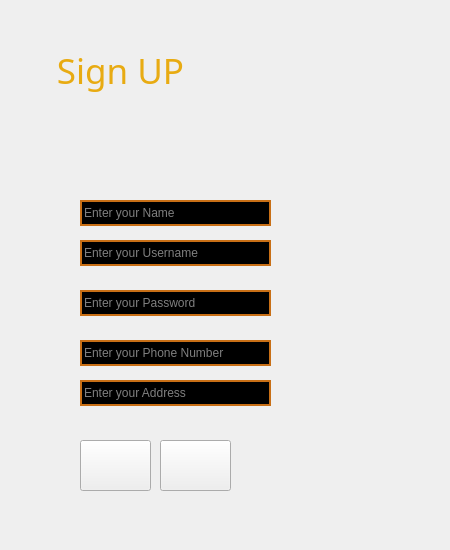
<?xml version="1.0" encoding="UTF-8"?>
<ui version="4.0">
 <class>SignUp</class>
 <widget class="QMainWindow" name="SignUp">
  <property name="geometry">
   <rect>
    <x>0</x>
    <y>0</y>
    <width>450</width>
    <height>550</height>
   </rect>
  </property>
  <property name="windowTitle">
   <string>MainWindow</string>
  </property>
  <widget class="QWidget" name="centralwidget">
   <widget class="QWidget" name="widget" native="true">
    <property name="geometry">
     <rect>
      <x>0</x>
      <y>0</y>
      <width>450</width>
      <height>550</height>
     </rect>
    </property>
    <property name="sizeIncrement">
     <size>
      <width>30</width>
      <height>30</height>
     </size>
    </property>
    <property name="baseSize">
     <size>
      <width>370</width>
      <height>480</height>
     </size>
    </property>
    <widget class="QLabel" name="base_picture">
     <property name="geometry">
      <rect>
       <x>0</x>
       <y>0</y>
       <width>450</width>
       <height>550</height>
      </rect>
     </property>
     <property name="font">
      <font>
       <bold>true</bold>
       <underline>false</underline>
      </font>
     </property>
     <property name="styleSheet">
      <string notr="true">border-image: url(:/resource/Screenshot 2023-07-11 141205.png);</string>
     </property>
     <property name="text">
      <string/>
     </property>
    </widget>
    <widget class="QLabel" name="sign_up">
     <property name="geometry">
      <rect>
       <x>0</x>
       <y>40</y>
       <width>241</width>
       <height>61</height>
      </rect>
     </property>
     <property name="font">
      <font>
       <family>Snap ITC</family>
       <pointsize>20</pointsize>
       <italic>false</italic>
       <bold>false</bold>
      </font>
     </property>
     <property name="styleSheet">
      <string notr="true">font: 20pt &quot;Snap ITC&quot;;
color: rgb(232, 171, 18);
background-color:rgba(0,0,0,0)</string>
     </property>
     <property name="text">
      <string>&lt;html&gt;&lt;head/&gt;&lt;body&gt;&lt;p align=&quot;center&quot;&gt;&lt;span style=&quot; font-size:26pt;&quot;&gt;Sign UP&lt;/span&gt;&lt;/p&gt;&lt;/body&gt;&lt;/html&gt;</string>
     </property>
    </widget>
    <widget class="QPushButton" name="singup_push">
     <property name="geometry">
      <rect>
       <x>160</x>
       <y>440</y>
       <width>71</width>
       <height>51</height>
      </rect>
     </property>
     <property name="font">
      <font>
       <family>Segoe UI Black</family>
       <pointsize>9</pointsize>
       <italic>false</italic>
       <bold>true</bold>
      </font>
     </property>
     <property name="styleSheet">
      <string notr="true">border-image: url(:/resource/nextIcon.png);</string>
     </property>
     <property name="text">
      <string/>
     </property>
    </widget>
    <widget class="QLabel" name="nameIcon">
     <property name="geometry">
      <rect>
       <x>30</x>
       <y>200</y>
       <width>41</width>
       <height>31</height>
      </rect>
     </property>
     <property name="styleSheet">
      <string notr="true">border-image: url(:/resource/account_3033143.png);</string>
     </property>
     <property name="text">
      <string/>
     </property>
    </widget>
    <widget class="QLabel" name="userIcon">
     <property name="geometry">
      <rect>
       <x>30</x>
       <y>240</y>
       <width>41</width>
       <height>31</height>
      </rect>
     </property>
     <property name="styleSheet">
      <string notr="true">border-image: url(:/resource/id-card_6785400.png);</string>
     </property>
     <property name="text">
      <string/>
     </property>
    </widget>
    <widget class="QLabel" name="secondBack">
     <property name="geometry">
      <rect>
       <x>10</x>
       <y>180</y>
       <width>281</width>
       <height>321</height>
      </rect>
     </property>
     <property name="styleSheet">
      <string notr="true">border-image: url(:/resource/Screenshot 2023-07-11 150237.png);
border-radius:26px;</string>
     </property>
     <property name="text">
      <string/>
     </property>
    </widget>
    <widget class="QLabel" name="passIcon">
     <property name="geometry">
      <rect>
       <x>30</x>
       <y>290</y>
       <width>41</width>
       <height>31</height>
      </rect>
     </property>
     <property name="styleSheet">
      <string notr="true">border-image: url(:/resource/padlock_3064155.png);</string>
     </property>
     <property name="text">
      <string/>
     </property>
    </widget>
    <widget class="QLabel" name="phoneIcon">
     <property name="geometry">
      <rect>
       <x>30</x>
       <y>340</y>
       <width>41</width>
       <height>31</height>
      </rect>
     </property>
     <property name="styleSheet">
      <string notr="true">border-image: url(:/resource/phone-call_455705.png);</string>
     </property>
     <property name="text">
      <string/>
     </property>
    </widget>
    <widget class="QLabel" name="mapIcon">
     <property name="geometry">
      <rect>
       <x>30</x>
       <y>380</y>
       <width>41</width>
       <height>31</height>
      </rect>
     </property>
     <property name="styleSheet">
      <string notr="true">border-image: url(:/resource/maps-flags_447031.png);</string>
     </property>
     <property name="text">
      <string/>
     </property>
    </widget>
    <widget class="QLineEdit" name="Name">
     <property name="geometry">
      <rect>
       <x>80</x>
       <y>200</y>
       <width>191</width>
       <height>26</height>
      </rect>
     </property>
     <property name="styleSheet">
      <string notr="true">background-color: rgb(0, 0, 0);
font: 9pt &quot;Segoe Script&quot;;
color: rgb(255, 255, 255);
border:2px solid;
border-color: rgb(200, 111, 22);</string>
     </property>
     <property name="text">
      <string/>
     </property>
     <property name="placeholderText">
      <string>Enter your Name</string>
     </property>
    </widget>
    <widget class="QLineEdit" name="password">
     <property name="geometry">
      <rect>
       <x>80</x>
       <y>290</y>
       <width>191</width>
       <height>26</height>
      </rect>
     </property>
     <property name="styleSheet">
      <string notr="true">background-color: rgb(0, 0, 0);
font: 9pt &quot;Segoe Script&quot;;
color: rgb(255, 255, 255);
border:2px solid;
border-color: rgb(200, 111, 22);</string>
     </property>
     <property name="text">
      <string/>
     </property>
     <property name="echoMode">
      <enum>QLineEdit::Password</enum>
     </property>
     <property name="placeholderText">
      <string>Enter your Password</string>
     </property>
    </widget>
    <widget class="QLineEdit" name="username">
     <property name="geometry">
      <rect>
       <x>80</x>
       <y>240</y>
       <width>191</width>
       <height>26</height>
      </rect>
     </property>
     <property name="styleSheet">
      <string notr="true">background-color: rgb(0, 0, 0);
font: 9pt &quot;Segoe Script&quot;;
color: rgb(255, 255, 255);
border:2px solid;
border-color: rgb(200, 111, 22);</string>
     </property>
     <property name="text">
      <string/>
     </property>
     <property name="placeholderText">
      <string>Enter your Username</string>
     </property>
    </widget>
    <widget class="QLineEdit" name="phone_num">
     <property name="geometry">
      <rect>
       <x>80</x>
       <y>340</y>
       <width>191</width>
       <height>26</height>
      </rect>
     </property>
     <property name="styleSheet">
      <string notr="true">background-color: rgb(0, 0, 0);
font: 9pt &quot;Segoe Script&quot;;
color: rgb(255, 255, 255);
border:2px solid;
border-color: rgb(200, 111, 22);</string>
     </property>
     <property name="text">
      <string/>
     </property>
     <property name="placeholderText">
      <string>Enter your Phone Number</string>
     </property>
    </widget>
    <widget class="QLineEdit" name="address">
     <property name="geometry">
      <rect>
       <x>80</x>
       <y>380</y>
       <width>191</width>
       <height>26</height>
      </rect>
     </property>
     <property name="styleSheet">
      <string notr="true">background-color: rgb(0, 0, 0);
font: 9pt &quot;Segoe Script&quot;;
color: rgb(255, 255, 255);
border:2px solid;
border-color: rgb(200, 111, 22);</string>
     </property>
     <property name="text">
      <string/>
     </property>
     <property name="placeholderText">
      <string>Enter your Address</string>
     </property>
    </widget>
    <widget class="QPushButton" name="backButton">
     <property name="geometry">
      <rect>
       <x>80</x>
       <y>440</y>
       <width>71</width>
       <height>51</height>
      </rect>
     </property>
     <property name="styleSheet">
      <string notr="true">border-image: url(:/resource/back-button_93634.png);</string>
     </property>
     <property name="text">
      <string/>
     </property>
    </widget>
    <zorder>base_picture</zorder>
    <zorder>sign_up</zorder>
    <zorder>layoutWidget</zorder>
    <zorder>secondBack</zorder>
    <zorder>nameIcon</zorder>
    <zorder>userIcon</zorder>
    <zorder>passIcon</zorder>
    <zorder>phoneIcon</zorder>
    <zorder>mapIcon</zorder>
    <zorder>Name</zorder>
    <zorder>password</zorder>
    <zorder>username</zorder>
    <zorder>phone_num</zorder>
    <zorder>address</zorder>
    <zorder>singup_push</zorder>
    <zorder>backButton</zorder>
   </widget>
  </widget>
 </widget>
 <resources/>
 <connections/>
</ui>
